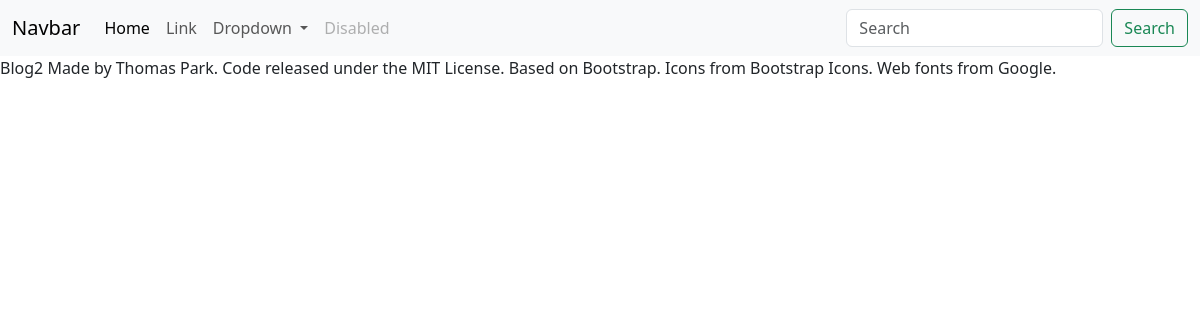
The app's page /Blog-2/ with its own data.
### App/models.py (models this page shows, shortened)
class Post(models.Model):
    title = models.CharField(max_length=200, unique=True)
    slug = models.SlugField(max_length=200, unique=True)
    author = models.ForeignKey(User, on_delete=models.CASCADE, related_name='blog_posts')
    created_on = models.DateTimeField(auto_now_add=True)
    updated_on = models.DateTimeField(auto_now=True)
    content = models.TextField()
    status = models.IntegerField(choices=STATUS, default=0)
    class Meta:
        ordering = ['-created_on']

### App/views.py (the view)
# urls.py: path('<slug:slug>/', views.DetailView.as_view(), name="post_detail")
class DetailView(generic.DetailView):
    model = Post
    template_name = 'post_detail.html'

### App/templates/post_detail.html
{% extends 'base.html' %}
{% block content %}
    {{ post.title }}
    {{ object.content | safe }}
{% endblock content %}

### records on screen
Post: title "Blog2", content "Made by Thomas Park. Code released under the MIT License. Based on Bootstrap. Icons from Bootstrap Icons. Web fonts from Google."
